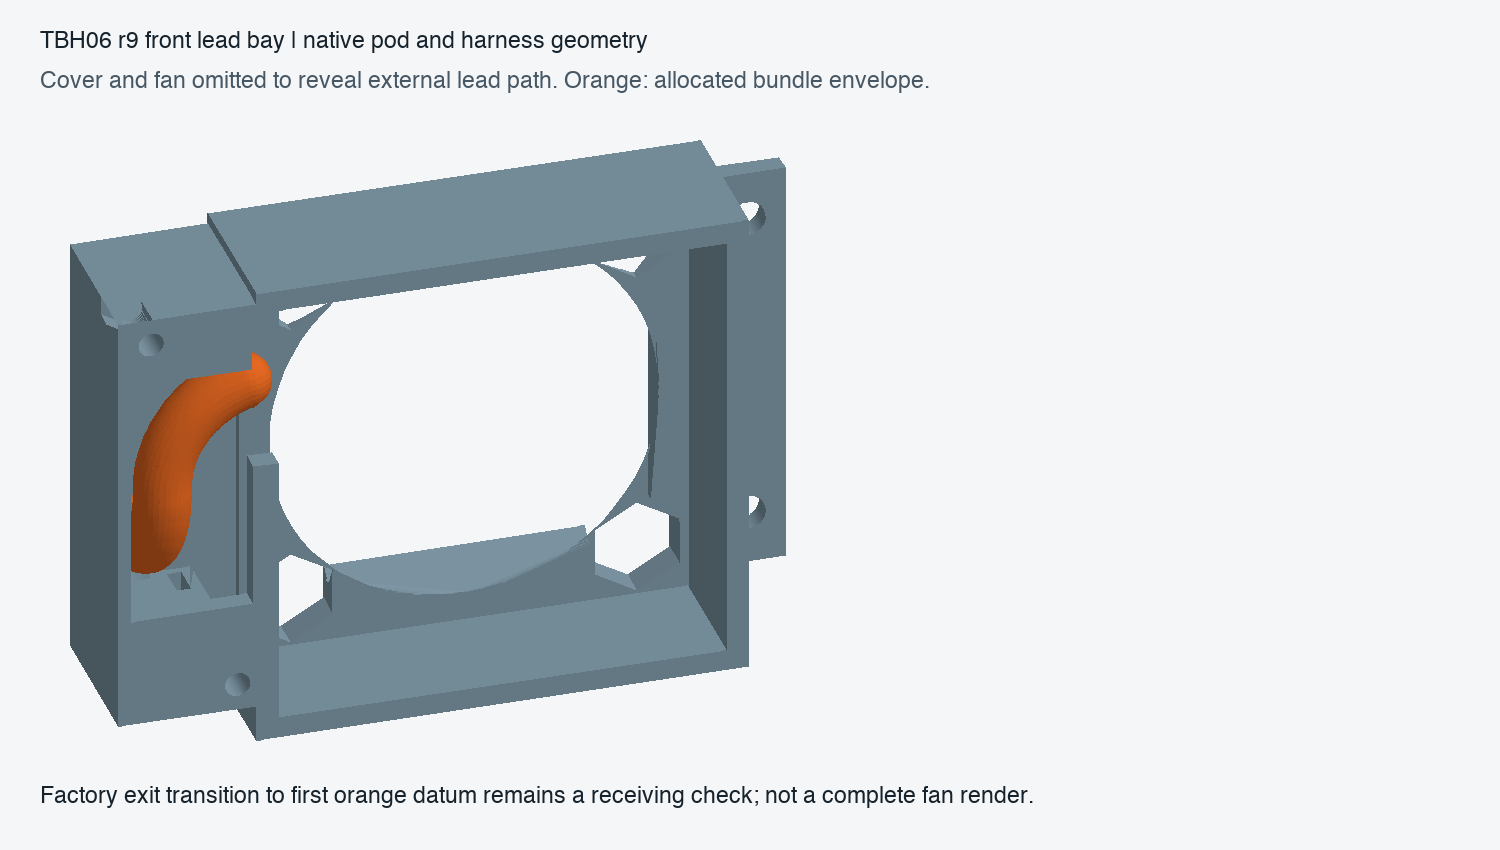

Generate this figure with Python:
"""Native STL projection for engineering review; no native GUI."""
from pathlib import Path
import numpy as np,trimesh
from PIL import Image,ImageDraw,ImageFont
R=Path(__file__).resolve().parent
img=Image.new('RGB',(1500,850),'#f4f6f8');d=ImageDraw.Draw(img);font=ImageFont.truetype('/System/Library/Fonts/Helvetica.ttc',23)
pod=trimesh.load_mesh(R/'native/pod/pod.stl');pod.apply_translation([0,15,0])
w=trimesh.load_mesh(R/'native/external_harness/external_harness.stl');tri=w.triangles;keep=(tri[:,:,1].max(axis=1)<85)&(tri[:,:,0].max(axis=1)<6);w=w.submesh([np.flatnonzero(keep)],append=True)
items=[(pod,(130,155,170)),(w,(230,105,35))]
cam=np.array([-1,.3,.6]);cam/=np.linalg.norm(cam);right=np.cross([0,0,1],cam);right/=np.linalg.norm(right);up=np.cross(cam,right);basis=np.array([right,up,cam]).T
pts=np.concatenate([m.vertices@basis for m,_ in items]);lo=pts.min(0);hi=pts.max(0);scale=min(1350/(hi[0]-lo[0]),600/(hi[1]-lo[1]));faces=[]
for m,c in items:
 pts=m.vertices@basis;pts[:,0]=70+(pts[:,0]-lo[0])*scale;pts[:,1]=140+(hi[1]-pts[:,1])*scale
 light=np.array([-.5,-.4,.76]);shade=.55+.45*np.maximum(0,m.face_normals@light)
 for i,f in enumerate(m.faces):
  if m.face_normals[i]@cam>0:faces.append((pts[f,2].mean(),pts[f,:2],tuple(int(v*shade[i])for v in c)))
for _,p,c in sorted(faces,key=lambda a:a[0]):d.polygon([tuple(v)for v in p],fill=c)
d.text((40,30),'TBH06 r9 front lead bay | native pod and harness geometry',font=font,fill='#17232c')
d.text((40,70),'Cover and fan omitted to reveal external lead path. Orange: allocated bundle envelope.',font=font,fill='#475764')
d.text((40,785),'Factory exit transition to first orange datum remains a receiving check; not a complete fan render.',font=font,fill='#17232c')
img.save(R/'preview.png')
